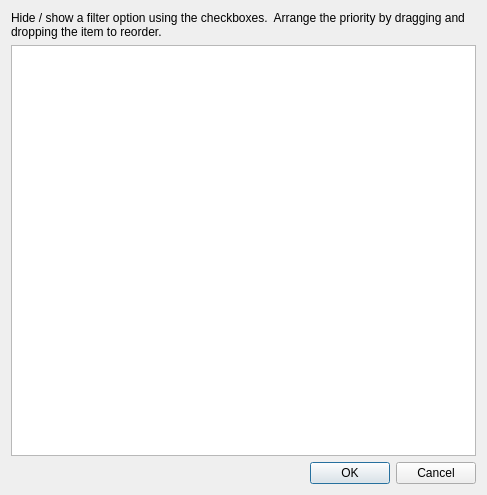
<?xml version="1.0" encoding="UTF-8"?>
<ui version="4.0">
 <class>FilterDialog</class>
 <widget class="QDialog" name="FilterDialog">
  <property name="geometry">
   <rect>
    <x>0</x>
    <y>0</y>
    <width>487</width>
    <height>495</height>
   </rect>
  </property>
  <property name="windowTitle">
   <string>Filter Options</string>
  </property>
  <layout class="QGridLayout" name="gridLayout">
   <item row="0" column="0">
    <widget class="QLabel" name="uiInfoLBL">
     <property name="text">
      <string>Hide / show a filter option using the checkboxes.  Arrange the priority by dragging and dropping the item to reorder.</string>
     </property>
     <property name="wordWrap">
      <bool>true</bool>
     </property>
    </widget>
   </item>
   <item row="1" column="0">
    <widget class="QTreeWidget" name="uiFilterTREE">
     <property name="dragDropMode">
      <enum>QAbstractItemView::DragDrop</enum>
     </property>
     <property name="alternatingRowColors">
      <bool>true</bool>
     </property>
     <property name="rootIsDecorated">
      <bool>false</bool>
     </property>
     <attribute name="headerVisible">
      <bool>false</bool>
     </attribute>
     <attribute name="headerStretchLastSection">
      <bool>false</bool>
     </attribute>
     <attribute name="headerStretchLastSection">
      <bool>false</bool>
     </attribute>
     <column>
      <property name="text">
       <string notr="true">Name</string>
      </property>
     </column>
     <column>
      <property name="text">
       <string>Code</string>
      </property>
     </column>
    </widget>
   </item>
   <item row="2" column="0">
    <widget class="QDialogButtonBox" name="uiDialogBTNS">
     <property name="standardButtons">
      <set>QDialogButtonBox::Cancel|QDialogButtonBox::Ok</set>
     </property>
    </widget>
   </item>
  </layout>
 </widget>
 <resources/>
 <connections>
  <connection>
   <sender>uiDialogBTNS</sender>
   <signal>accepted()</signal>
   <receiver>FilterDialog</receiver>
   <slot>accept()</slot>
   <hints>
    <hint type="sourcelabel">
     <x>387</x>
     <y>343</y>
    </hint>
    <hint type="destinationlabel">
     <x>482</x>
     <y>326</y>
    </hint>
   </hints>
  </connection>
  <connection>
   <sender>uiDialogBTNS</sender>
   <signal>rejected()</signal>
   <receiver>FilterDialog</receiver>
   <slot>reject()</slot>
   <hints>
    <hint type="sourcelabel">
     <x>292</x>
     <y>348</y>
    </hint>
    <hint type="destinationlabel">
     <x>485</x>
     <y>274</y>
    </hint>
   </hints>
  </connection>
 </connections>
</ui>
